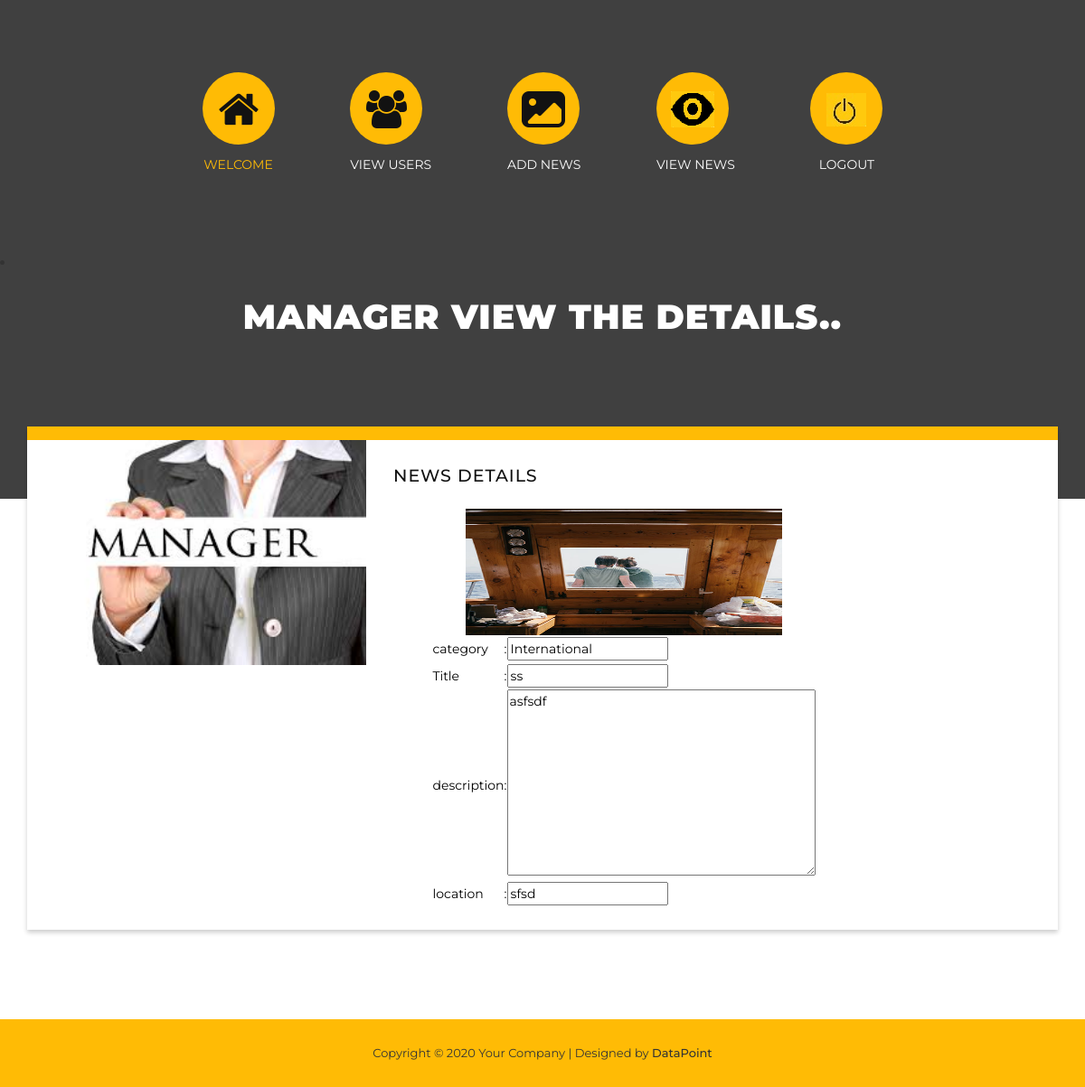
Screenshot of /viewdetails/?id=12&category=International&title=ss&file=files/pdfs/item-06.jpg&description=asfsdf&location=sfsd with the database file from the repository.
### manager/models.py (models this page shows, shortened)
class uploadmodel(models.Model):
    category = models.CharField(max_length=100)
    title = models.CharField(max_length=100)
    file = models.FileField(upload_to='files/pdfs/')
    description = models.CharField(max_length=600)
    location = models.CharField(max_length=100)
    class Meta:
        db_table='uploadnews'

### manager/views.py (the view)
# urls.py: url(r'^viewdetails/', viewdetails, name="viewdetails"),
def viewdetails(request):
    if request.method == "POST":
        forms = viewdetailsform(request.POST)
        if forms.is_valid():
            forms.save()
            return render(request,'manager/managerhome.html')
        else:
            print('Invalid Form')
            category = request.POST.get('category')
            title = request.POST.get('title')
            description = request.POST.get('description')
            location = request.POST.get('location')
            form = viewdetailsmodel(category=category,title=title,description=description,location=location)
            form.save()
            print("form savved")
            return render(request,'manager/viewnews.html',{'news':form})
    else:
        if request.method =='GET':
            print("get method taking")
            id = request.GET.get('id')
            print('Image Id  = ',id)
            category = request.GET.get('category')
            title = request.GET.get('title')
            description = request.GET.get('description')
            location = request.GET.get('location')
            file = request.GET.get('file')
            print('category = ',category,' title=',title,'description = ',description,'location = ',location)
            data = uploadmodel.objects.get(id=id)
            print("data image url =",type(data.file))
            data2 = {'title': data.title, 'category': data.category,'description': data.description,'location': data.location, }
            viewadds = viewdetailsform(data2)
            return render(request, 'manager/viewnewsdetails.html', {'news': viewadds,'image':data.file})

### manager/forms.py
class viewdetailsform(forms.ModelForm):
    category = forms.CharField(widget=forms.TextInput(attrs={'readonly': 'readonly'}), required=True, max_length=100)
    title = forms.CharField(widget=forms.TextInput(attrs={'readonly': 'readonly'}), required=True, max_length=100)
    description = forms.CharField(widget=forms.Textarea(attrs={'readonly': 'readonly'}), required=True, max_length=100)
    location = forms.IntegerField(widget=forms.TextInput(attrs={'readonly': 'readonly'}), required=True)
    review = forms.CharField(widget=forms.TextInput(), required=True, max_length=100)
    class Meta:
        model = viewdetailsmodel
        fields = ('category', 'title', 'description', 'description', 'location','review')

### assets/templates/manager/viewnewsdetails.html (shortened to what this page needs)
{% extends 'managerbase.html' %}
{% load static %}
{% block contents %}
    <li>
              <div class="heading">
                <h1>Manager view the details..</h1>
              </div>
              <div class="cd-half-width second-slide">
                <div class="container">
                  <div class="row">
                    <div class="col-md-12">
                      <div class="content second-content">
                        <div class="row">
                          <div class="col-md-4 left-image">
                            <img src="{% static 'img/Manager.jpg' %}">
                          </div>
                          <div class="col-md-6">
                            <div class="right-about-text">
                              <h4>News details</h4>
        <table align="center" style="margin-top:10px;">
                    <tr>
                        <td colspan="3" align="center">
                            <img src="{{image.url}}" style="width:25em;height:10em;">
                        </td>
                        <tr><td style="color:black">category</td>
                        <td style="color:black">:</td>
                        <td height="30px" style="color:black">{{news.category}}</td></tr>
                        <tr><td style="color:black">Title</td>
                        <td style="color:black">:</td>
                            <td height="30px" style="color:black">{{news.title}}</td></tr>
                        <tr><td style="color:black">description</td>
                        <td style="color:black">:</td>
                        <td height="30px" style="color:black">{{news.description}}</td></tr>
                        <tr><td style="color:black">location</td>
                        <td style="color:black">:</td>
                        <td height="30px" style="color:black">{{news.location}}</td></tr>
                    </tr>
                </table>
                            </div>
                          </div>
                        </div>
                      </div>
                  </div>
                </div>
              </div>
                        </div>
            </li>
{% endblock %}

### assets/static/css/templatemo-style.css (style rules this page uses)
body { font-family: 'Montserrat', sans-serif; }
.content { margin-bottom: 100px; margin-top: -80px; background-color: #fff; border-top: 15px solid #ffbb05; box-shadow: 0px 3px 5px rgba(0, 0, 0, 0.2); }
.heading { text-align: center; margin-bottom: 180px; }
.heading h1 { margin-top: 30px; font-size: 38px; text-transform: uppercase; color: #fff; font-weight: 900; letter-spacing: 1px; }
.second-slide { text-align: center; background-color: #fff; width: 100%; }
.second-slide img { width: 100%; overflow: hidden; }
.second-slide .left-image { padding-right: 0px!important; }
.second-slide .right-about-text { text-align: left; margin-left: 15px; margin-right: 30px; }
.second-slide .right-about-text h4 { font-size: 19px; color: #121212; text-transform: uppercase; letter-spacing: 1px; margin-top: 30px; margin-bottom: 25px; }
body:after { content: url(../img/close.png) url(../img/loading.gif) url(../img/prev.png) url(../img/next.png); display: none; }

### rows the page displays
uploadmodel: category "International", title "ss", description "asfsdf", location "sfsd"
